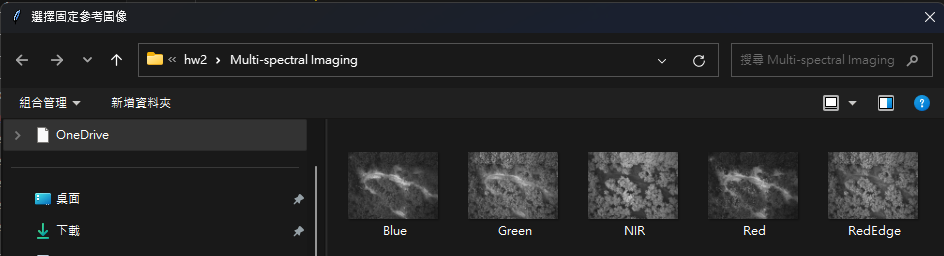
#> input picture image.png, 944 x 256 px
$ python image_registration_all_in_one.py
#> lines starting #> are read from the running program, lines starting #| are printed output that depends on the picture
import tkinter as tk
from tkinter import filedialog, messagebox
import cv2
import numpy as np
import os
from datetime import datetime
from PIL import Image

def select_mode():
    """選擇匹配模式"""
    root = tk.Tk()
    root.withdraw()

    result = messagebox.askquestion("選擇模式", "是否要執行一對多匹配?\n選擇'是'執行一對多匹配\n選擇'否'執行一對一匹配")
    return result == 'yes'

def select_fixed_image():
    """選擇固定參考圖像"""
    root = tk.Tk()
    root.withdraw()

    print("\n請選擇固定參考圖像...")
    file = filedialog.askopenfilename(
        title='選擇固定參考圖像',
        filetypes=[("TIFF files", "*.tif"), ("All files", "*.*")]
    )
    if file:
        print(f"已選擇固定參考圖像: {file}")
        return file
    else:
        print("未選擇固定參考圖像")
        return None

def get_moving_images(is_multi_mode, fixed_image_path):
    """獲取要匹配的圖像"""
    if is_multi_mode:
        # 獲取固定圖像所在目錄的所有圖像
        directory = os.path.dirname(fixed_image_path)
        fixed_name = os.path.basename(fixed_image_path)
        all_files = [f for f in os.listdir(directory)
                    if f.endswith(('.tif', '.tiff', '.TIF', '.TIFF'))
                    and f != fixed_name]
        return [os.path.join(directory, f) for f in all_files]
    else:
        # 選擇單一圖像
        root = tk.Tk()
        root.withdraw()

        print("\n請選擇要對齊的圖像...")
        file = filedialog.askopenfilename(
            title='選擇要對齊的圖像',
            filetypes=[("TIFF files", "*.tif"), ("All files", "*.*")]
        )
        return [file] if file else []

def read_image(file_path):
    """讀取圖像"""
    try:
        img = cv2.imread(file_path, cv2.IMREAD_GRAYSCALE)
        if img is None:
            print(f"OpenCV讀取失敗，嘗試使用PIL: {file_path}")
            pil_img = Image.open(file_path)
            img = np.array(pil_img)
            if len(img.shape) == 3:
                img = cv2.cvtColor(img, cv2.COLOR_RGB2GRAY)

        print(f"圖像已載入: shape={img.shape}, dtype={img.dtype}, range=[{np.min(img)}, {np.max(img)}]")
        return img

    except Exception as e:
        print(f"讀取圖像時發生錯誤: {e}")
        return None

def draw_alignment_vectors(fixed_img, moving_img, kp1, kp2, good_matches, mask, output_path):
    """繪製匹配點之間的偏移向量圖"""
    vector_img = cv2.cvtColor(fixed_img.copy(), cv2.COLOR_GRAY2BGR)

    inlier_matches = [good_matches[i] for i in range(len(mask)) if mask[i]]

    for match in inlier_matches:
        pt1 = tuple(map(int, kp1[match.queryIdx].pt))
        pt2 = tuple(map(int, kp2[match.trainIdx].pt))

        cv2.arrowedLine(vector_img, pt1, pt2,
                       color=(0, 255, 0),
                       thickness=1,
                       line_type=cv2.LINE_AA,
                       tipLength=0.2)

    cv2.imwrite(output_path, vector_img)
    return vector_img

def align_images_sift(moving, fixed):
    """使用SIFT對齊圖像"""
    sift = cv2.SIFT_create()

    kp1, des1 = sift.detectAndCompute(moving, None)
    kp2, des2 = sift.detectAndCompute(fixed, None)

    print(f"已檢測SIFT關鍵點 - 移動圖像: {len(kp1)}, 固定圖像: {len(kp2)}")

    FLANN_INDEX_KDTREE = 1
    index_params = dict(algorithm=FLANN_INDEX_KDTREE, trees=5)
    search_params = dict(checks=50)
    flann = cv2.FlannBasedMatcher(index_params, search_params)

    matches = flann.knnMatch(des1, des2, k=2)

    good_matches = []
    for m, n in matches:
        if m.distance < 0.7 * n.distance:
            good_matches.append(m)

    print(f"找到的良好匹配點: {len(good_matches)}")

    if len(good_matches) >= 4:
        src_pts = np.float32([kp1[m.queryIdx].pt for m in good_matches]).reshape(-1, 1, 2)
        dst_pts = np.float32([kp2[m.trainIdx].pt for m in good_matches]).reshape(-1, 1, 2)

        H, mask = cv2.findHomography(src_pts, dst_pts, cv2.RANSAC, 5.0)
        inliers = [good_matches[i] for i in range(len(mask)) if mask[i]]
        print(f"RANSAC內點: {len(inliers)}/{len(good_matches)}")

        aligned = cv2.warpPerspective(moving, H, (fixed.shape[1], fixed.shape[0]))

        match_img = cv2.drawMatches(moving, kp1, fixed, kp2, inliers, None,
                                  flags=cv2.DrawMatchesFlags_NOT_DRAW_SINGLE_POINTS)

        return aligned, match_img, H, mask, good_matches, kp1, kp2, True

    else:
        print("未找到足夠的良好匹配點")
        return None, None, None, None, None, None, None, False

def add_text_to_image(image, text, position=(100, 100)):
    """在圖片上添加文字"""
    img_with_text = image.copy()
    if len(img_with_text.shape) == 2:
        img_with_text = cv2.cvtColor(img_with_text, cv2.COLOR_GRAY2BGR)

    font = cv2.FONT_HERSHEY_SIMPLEX
    font_scale = 3
    thickness = 2

    cv2.putText(img_with_text, text, position, font, font_scale, (0, 0, 0), thickness + 1)
    cv2.putText(img_with_text, text, position, font, font_scale, (255, 255, 255), thickness)

    return img_with_text

def process_single_pair(moving_path, fixed_path, fixed_img):
    """處理單對圖像匹配"""
    moving_name = os.path.splitext(os.path.basename(moving_path))[0]
    fixed_name = os.path.splitext(os.path.basename(fixed_path))[0]

    print(f"\n處理圖像對: {moving_name} -> {fixed_name}")

    moving_img = read_image(moving_path)
    if moving_img is None:
        return None, None

    aligned_img, match_img, H, mask, good_matches, kp1, kp2, success = align_images_sift(moving_img, fixed_img)

    if success:
        # 創建輸出目錄
        timestamp = datetime.now().strftime('%Y%m%d_%H%M%S')
        output_dir = os.path.join('results', f'{moving_name}_to_{fixed_name}_{timestamp}')
        os.makedirs(output_dir, exist_ok=True)

        # 添加標籤
        labeled_moving = add_text_to_image(moving_img, f"Moving Image ({moving_name})")
        labeled_fixed = add_text_to_image(fixed_img, f"Fixed Image ({fixed_name})")
        labeled_aligned = add_text_to_image(aligned_img, f"Aligned {moving_name}")

        # 保存匹配結果
        match_img_labeled = add_text_to_image(match_img, f"Matching: {moving_name} -> {fixed_name}")
        cv2.imwrite(os.path.join(output_dir, f'{moving_name}_to_{fixed_name}_matching.png'), match_img_labeled)

        # 保存對齊結果
        cv2.imwrite(os.path.join(output_dir, f'{moving_name}_to_{fixed_name}_aligned.png'), labeled_aligned)

        # 生成和保存向量可視化
        vector_img = draw_alignment_vectors(fixed_img, moving_img, kp1, kp2, good_matches, mask,
                                         os.path.join(output_dir, f'{moving_name}_to_{fixed_name}_vectors.png'))
        labeled_vector = add_text_to_image(vector_img, f"Alignment Vectors: {moving_name} -> {fixed_name}")
        cv2.imwrite(os.path.join(output_dir, f'{moving_name}_to_{fixed_name}_vectors.png'), labeled_vector)

        # 生成和保存混合結果
        blended = cv2.addWeighted(fixed_img, 0.5, aligned_img, 0.5, 0)
        labeled_blended = add_text_to_image(blended, f"Blended: {moving_name} + {fixed_name}")
        cv2.imwrite(os.path.join(output_dir, f'{moving_name}_to_{fixed_name}_blended.png'), labeled_blended)

        return {
            'moving': labeled_moving,
            'fixed': labeled_fixed,
            'aligned': labeled_aligned,
            'blended': labeled_blended,
            'output_dir': output_dir,
            'names': (moving_name, fixed_name)
        }, True

    return None, False

# [76 lines left out: function create_overlay_sequence, not called in this run]

def main():
    # 選擇模式
    is_multi_mode = select_mode()

    # 選擇固定參考圖像
    fixed_path = select_fixed_image()
#> the answer given: image.png
    if fixed_path is None:
        print("錯誤: 必須選擇固定參考圖像")
        return

    # 讀取固定參考圖像
    fixed_img = read_image(fixed_path)
#| 圖像已載入: shape=(256, 944), dtype=uint8, range=[0, 255]
    if fixed_img is None:
        print("錯誤: 無法讀取固定參考圖像")
        return

    # 獲取要匹配的圖像
    moving_paths = get_moving_images(is_multi_mode, fixed_path)
#> the answer given: image.png
    if not moving_paths:
        print("錯誤: 未選擇要匹配的圖像")
        return

    fixed_name = os.path.splitext(os.path.basename(fixed_path))[0]

    # 處理所有圖像對
    successful_results = []
    for moving_path in moving_paths:
        result, success = process_single_pair(moving_path, fixed_path, fixed_img)
#| 圖像已載入: shape=(256, 944), dtype=uint8, range=[0, 255]
#> in align_images_sift, `kp1, des1 = sift.detectAndCompute(moving, None)`: kp1 = 697 keypoints; strongest (x, y, size): (154, 59, 9.5), (884, 103, 8), (831, 102, 8.4), (116, 55, 2)
#> in align_images_sift, `kp2, des2 = sift.detectAndCompute(fixed, None)`: kp2 has the same summary as kp1
#| 已檢測SIFT關鍵點 - 移動圖像: 697, 固定圖像: 697
#> in align_images_sift, `matches = flann.knnMatch(des1, des2, k=2)`: matches = 697 matches
#> after the loop in align_images_sift, `for m, n in matches:`: good_matches = 695 matches
#| 找到的良好匹配點: 695
#> in align_images_sift, `src_pts = np.float32([kp1[m.queryIdx].pt for m in good_matches]).resha..`: src_pts = 695 rows, first 8: [24.29, 102.3], [24.29, 102.3], [31.09, 99.42], [31.14, 104], [31.14, 104], [36.85, 102.2], [36.85, 102.2], [40.35, 235.6]
#> in align_images_sift, `dst_pts = np.float32([kp2[m.trainIdx].pt for m in good_matches]).resha..`: dst_pts has the same summary as src_pts
#> in align_images_sift, `H, mask = cv2.findHomography(src_pts, dst_pts, cv2.RANSAC, 5.0)`: H = [[1, 1.38e-15, -5.41e-13], [8.1e-16, 1, -3.54e-13], [4.96e-18, 3.01e-18, 1]]; mask = 695 values from 1 to 1
#> in align_images_sift, `inliers = [good_matches[i] for i in range(len(mask)) if mask[i]]`: inliers = 695 matches
#| RANSAC內點: 695/695
#> in align_images_sift, `match_img = cv2.drawMatches(moving, kp1, fixed, kp2, inliers, None, fl..`:
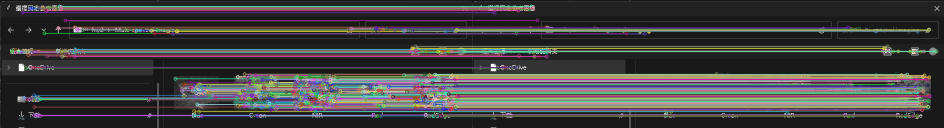
#> match_img: shape (256, 1888, 3) (shown at 1/2 size); mean of channels 0, 1, 2 65.3, 65, 66.7; drawn as B, G, R
#> in process_single_pair, `aligned_img, match_img, H, mask, good_matches, kp1, kp2, success = ali..`: mask = 695 values from 1 to 1; good_matches = 695 matches; kp2 has the same summary as kp1 in align_images_sift; success = True
#> call 4 of add_text_to_image, with text = 'Matching: image -> image', position = (100, 100)
#> in add_text_to_image (call 4), `cv2.putText(img_with_text, text, position, font, font_scale, (255, 255..`:
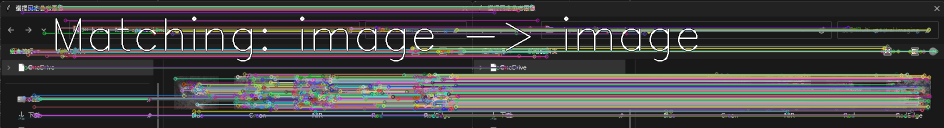
#> img_with_text: shape (256, 1888, 3) (shown at 1/2 size); mean of channels 0, 1, 2 67.9, 67.4, 69.2; drawn as B, G, R
#> in draw_alignment_vectors, `inlier_matches = [good_matches[i] for i in range(len(mask)) if mask[i]]`: inlier_matches = 695 matches
#> the loop in draw_alignment_vectors, `for match in inlier_matches:` made 695 passes
#> pt2 on passes 1 to 3: (24, 102), (24, 102), (31, 99)
#> after the loop in draw_alignment_vectors, `for match in inlier_matches:`:
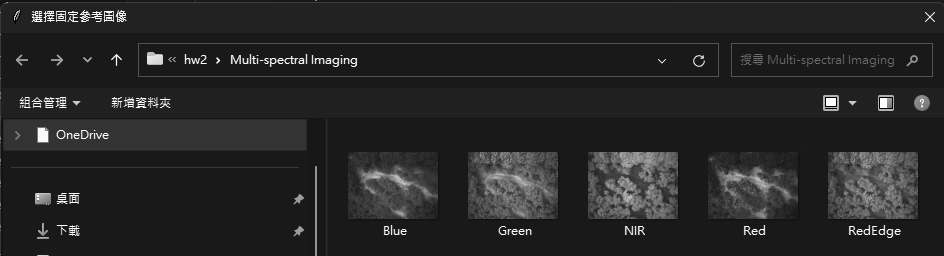
#> vector_img: shape (256, 944, 3); mean B, G, R 38.5, 38.5, 38.5
#> in add_text_to_image (call 6), `cv2.putText(img_with_text, text, position, font, font_scale, (255, 255..`:
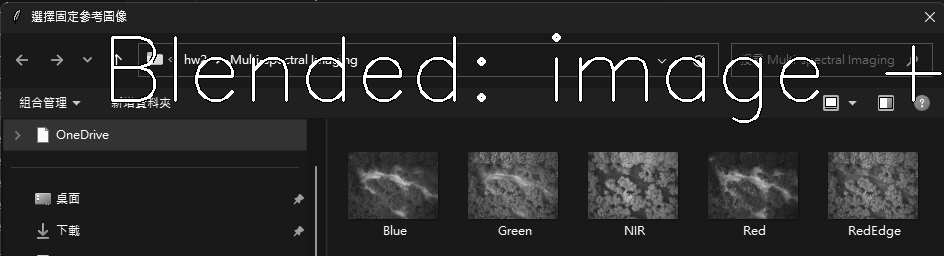
#> img_with_text: shape (256, 944, 3); min 0, max 255, mean 43.1
#> result = 6 items; success = True
        if success:
            # 為每組匹配創建基本序列GIF
            sequence = [
                Image.fromarray(cv2.cvtColor(result['moving'], cv2.COLOR_BGR2RGB)),
                Image.fromarray(cv2.cvtColor(result['fixed'], cv2.COLOR_BGR2RGB)),
                Image.fromarray(cv2.cvtColor(result['aligned'], cv2.COLOR_BGR2RGB)),
                Image.fromarray(cv2.cvtColor(result['blended'], cv2.COLOR_BGR2RGB))
            ]

            # 保存每組的序列GIF
            gif_path = os.path.join(
                result['output_dir'],
                f'{result["names"][0]}_to_{result["names"][1]}_sequence.gif'
            )
            sequence[0].save(
                gif_path,
                save_all=True,
                append_images=sequence[1:],
                duration=1500,
                loop=5
            )
            print(f"\n已保存序列GIF: {gif_path}")
#| 已保存序列GIF: results/image_to_image_20261121_005716/image_to_image_sequence.gif

            successful_results.append(result)

    # 如果是一對多模式且有成功的結果，創建疊圖序列
    if is_multi_mode and len(successful_results) > 1:
        overlay_dir = create_overlay_sequence(fixed_img, successful_results, fixed_name)
        print(f"已生成疊圖序列，保存在: {overlay_dir}")

    if successful_results:
        print("圖像對齊完成!")
    else:
        print("\n所有圖像對齊均失敗")

if __name__ == "__main__":
    main()
